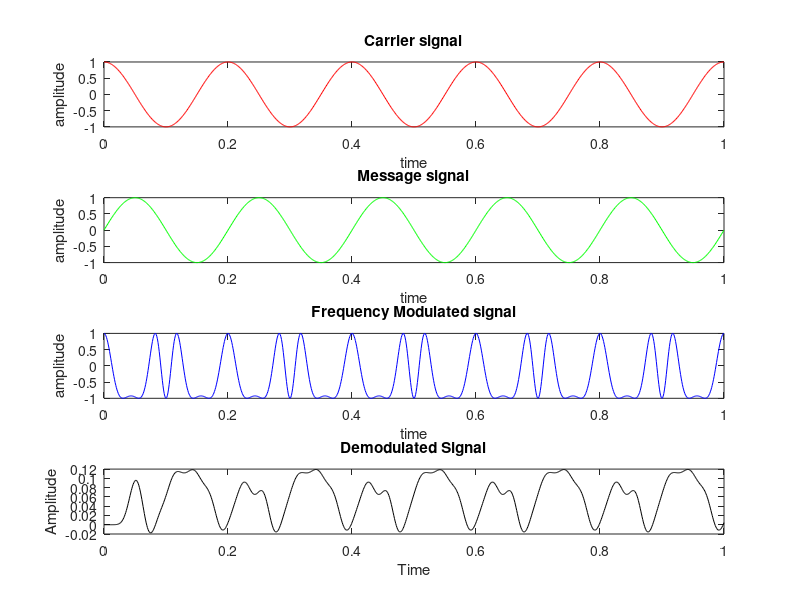

The MATLAB script that drew this image:
%Generating a FM Signal and Demodulating it
%Written by Debagnik Kar 1804373

clc;
clear all;
close all;

fc=input('Enter the carrier signal: ');
fm=input('Enter the message signal: ');
mu=input('Modulation index ');

t=linspace(0,1,1000);

c=cos(2*pi*fc*t);%carrier signal
m=sin(2*pi*fm*t);%message signal

subplot(4,1,1);
plot(t,c,'r'); %plotting the carrier signal
ylabel('amplitude');
xlabel('time');
title('Carrier signal');

subplot(4,1,2);
plot(t,m,'g'); %plotting the message signal
ylabel('amplitude');
xlabel('time');
title('Message signal');

y=cos(2*pi*fc*t-(mu*sin(2*pi*fm*t))); % FM Generation

subplot(4,1,3);
plot(t,y,'b'); % Plotting the FM Generation
ylabel('amplitude');
xlabel('time');
title('Frequency Modulated signal');

%FM Demodulation

dem = diff(y);
dem = [0,dem];
rect_dem = abs(dem)

[b, a]=butter(10,0.06);
rec = filter(b,a,rect_dem);

subplot(4,1,4)
plot(t,rec,'k')
xlabel('Time')
ylabel('Amplitude')
title('Demodulated Signal')